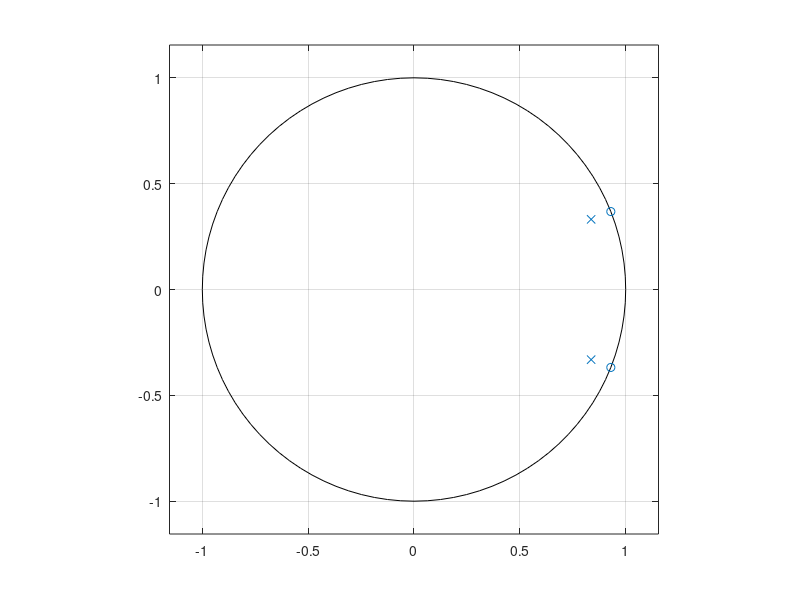
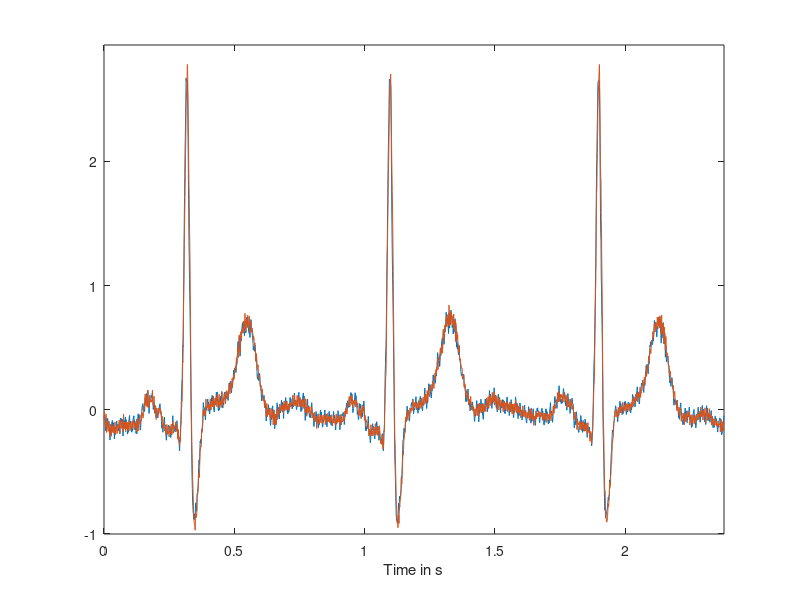
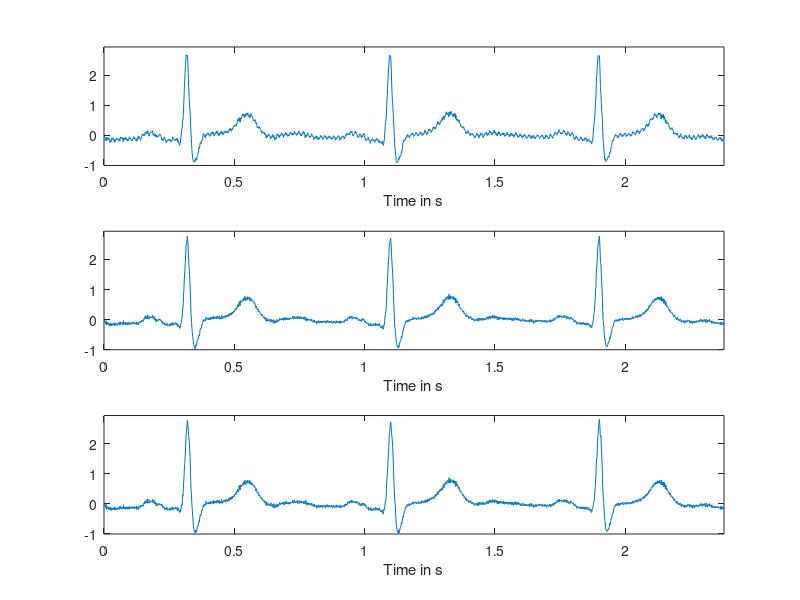

These figures' MATLAB source, in order: (Note: this script raises an error after producing the figures.)
close all
tabel = load('ecg.mat');
signal = tabel.ecg;

fs = 1000;             %#sampling rate
f0 = 60;                %#notch frequency
fn = fs/2;              %de maximum frequentie die kan worden gehaald worden zonder aliasing
a = 0.9;
freqRatio = f0/fn;      %#ratio of notch freq. to Nyquist freq.

hoek = (pi/fn) * f0;

zeros = [1 -2*cos(hoek) 1];
poles = [1 -2*a*cos(hoek) a*a];

zplane(zeros,poles);

figure
m = length(signal);
ymax = max(signal);
ymin = min(signal);
Ts = 1/fs;
totaltime = Ts*m;
time = linspace(0,totaltime,m);
plot(time,signal)
axis([0,totaltime,1.1*ymin,1.1*ymax]);
xlabel("Time in s");

hold on

filteredSignal = filter(zeros,poles,signal);
plot(time,filteredSignal)

figure

subplot(3,1,1)
plot(time,signal)
axis([0,totaltime,1.1*ymin,1.1*ymax]);
xlabel("Time in s");

subplot(3,1,2)
plot(time,filteredSignal)
axis([0,totaltime,1.1*ymin,1.1*ymax]);
xlabel("Time in s");

%filter some more:
filteredSignal2 = filter(zeros,poles,filteredSignal);

subplot(3,1,3)
plot(time,filteredSignal2)
axis([0,totaltime,1.1*ymin,1.1*ymax]);
xlabel("Time in s");

%Frequency response of the filter:
fvtool(zeros,poles)
figure
%FFT of the signal after 
%try different angles:
X_old = fft(signal);
X_new = fft(filteredSignal);
subplot(4,1,1)
plot(abs(X_old))
%Belangrijk: We mogen maar kijken tot fs, anders krijg je enkel spiegeling
axis([0,fs,0,1.1*max(abs(X_old))]);
subplot(4,1,2)
plot(abs(X_new))
axis([0,fs,0,1.1*max(abs(X_new))]);

%Poging om nu de harmonische weg te filteren
subplot(4,1,3)
f0 = 3*60;
hoek = (pi/fn) * f0;
zeros = [1 -2*cos(hoek) 1];
poles = [1 -2*a*cos(hoek) a*a];

filteredSignal = filter(zeros,poles,filteredSignal);
X_new2 = fft(filteredSignal);
plot(abs(X_new2))
axis([0,fs*2.4,0,1.1*max(abs(X_new2))]);

subplot(4,1,4)
f0 = 5*60;
hoek = (pi/fn) * f0;
zeros = [1 -2*cos(hoek) 1];
poles = [1 -2*a*cos(hoek) a*a];

filteredSignal = filter(zeros,poles,filteredSignal);
X_new3 = fft(filteredSignal);
plot(abs(X_new3))
axis([0,fs,0,1.1*max(abs(X_new3))]);

%Kijk naar het tijdsdomein
figure
plot(time,filteredSignal)
hold on
plot(time, signal)
axis([0,totaltime,1.1*min(filteredSignal),1.1*max(filteredSignal)]);
xlabel("Time in s");

